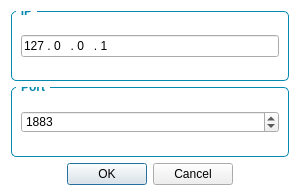
<?xml version="1.0" encoding="UTF-8"?>
<ui version="4.0">
 <class>SettingsDialog</class>
 <widget class="QDialog" name="SettingsDialog">
  <property name="geometry">
   <rect>
    <x>0</x>
    <y>0</y>
    <width>300</width>
    <height>196</height>
   </rect>
  </property>
  <property name="windowTitle">
   <string>Connectivity</string>
  </property>
  <property name="windowIcon">
   <iconset resource="../../Ressources.qrc">
    <normaloff>:/Icons/Ressources/Icons/icons8-3d-touch-96.png</normaloff>:/Icons/Ressources/Icons/icons8-3d-touch-96.png</iconset>
  </property>
  <property name="styleSheet">
   <string notr="true">QDialog {
	background-color: #FFFFFF;
}

QGroupBox {
	font-weight: bold;
	color: #0489B1;
	background: #FFFFFF;
	border: 1px solid #0489B1;
	border-radius: 5px;
	margin-top: 2ex;
}

QGroupBox::title {
	top: -7px;
	left: 5px;
	padding: 0 3px;
}</string>
  </property>
  <layout class="QVBoxLayout" name="verticalLayout_3">
   <item>
    <widget class="QGroupBox" name="groupBox">
     <property name="title">
      <string>IP</string>
     </property>
     <layout class="QVBoxLayout" name="verticalLayout">
      <item>
       <widget class="QLineEdit" name="lineEdit_IP">
        <property name="inputMask">
         <string>999 . 999 . 999 . 999</string>
        </property>
        <property name="text">
         <string>127 . 0 . 0 . 1</string>
        </property>
       </widget>
      </item>
     </layout>
    </widget>
   </item>
   <item>
    <widget class="QGroupBox" name="groupBox_2">
     <property name="title">
      <string>Port</string>
     </property>
     <layout class="QVBoxLayout" name="verticalLayout_2">
      <item>
       <widget class="QSpinBox" name="spinBox_Port">
        <property name="minimum">
         <number>1</number>
        </property>
        <property name="maximum">
         <number>65536</number>
        </property>
        <property name="value">
         <number>1883</number>
        </property>
       </widget>
      </item>
     </layout>
    </widget>
   </item>
   <item>
    <widget class="QDialogButtonBox" name="buttonBox_Close">
     <property name="orientation">
      <enum>Qt::Horizontal</enum>
     </property>
     <property name="standardButtons">
      <set>QDialogButtonBox::Cancel|QDialogButtonBox::Ok</set>
     </property>
     <property name="centerButtons">
      <bool>true</bool>
     </property>
    </widget>
   </item>
  </layout>
 </widget>
 <resources>
  <include location="../../Ressources.qrc"/>
 </resources>
 <connections>
  <connection>
   <sender>buttonBox_Close</sender>
   <signal>accepted()</signal>
   <receiver>SettingsDialog</receiver>
   <slot>accept()</slot>
   <hints>
    <hint type="sourcelabel">
     <x>248</x>
     <y>254</y>
    </hint>
    <hint type="destinationlabel">
     <x>157</x>
     <y>274</y>
    </hint>
   </hints>
  </connection>
  <connection>
   <sender>buttonBox_Close</sender>
   <signal>rejected()</signal>
   <receiver>SettingsDialog</receiver>
   <slot>reject()</slot>
   <hints>
    <hint type="sourcelabel">
     <x>316</x>
     <y>260</y>
    </hint>
    <hint type="destinationlabel">
     <x>286</x>
     <y>274</y>
    </hint>
   </hints>
  </connection>
 </connections>
</ui>
